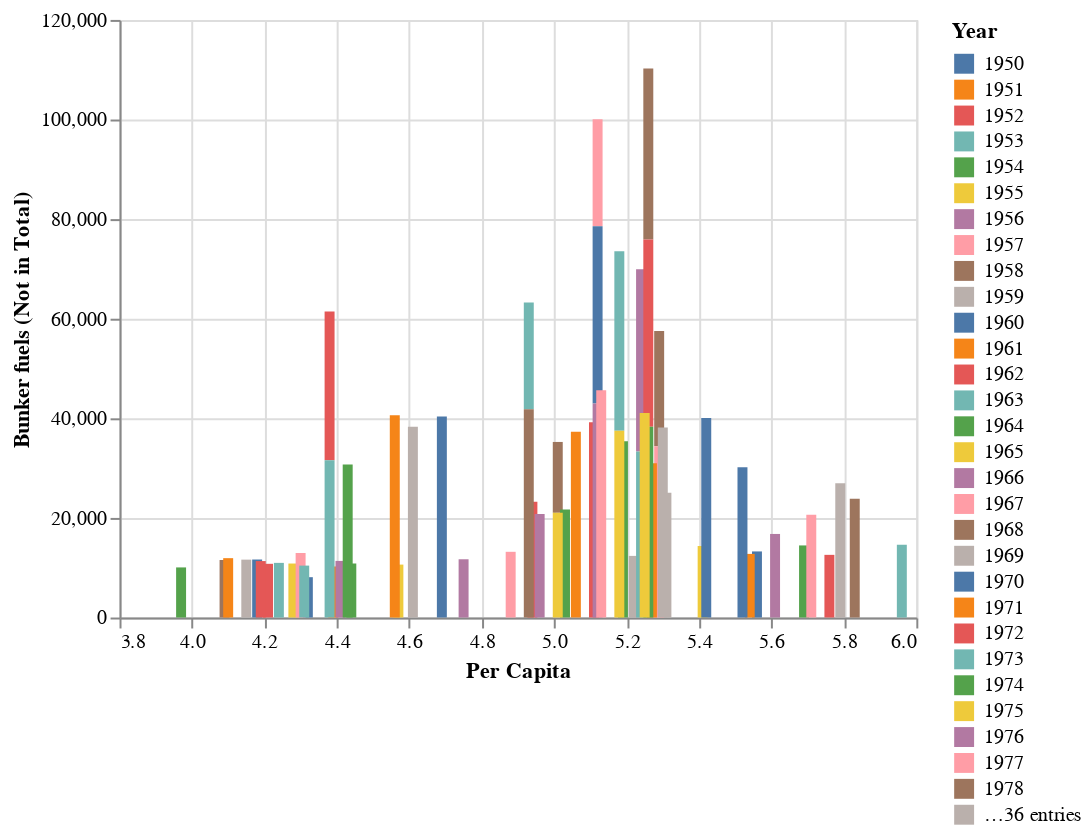

Source (notebook cell):
### Code cell
#bar graph comparing Bunker fuels (Not in Total) and per capita, categorized by year
alt.Chart(us_data).mark_bar().encode(
    x = 'Per Capita:Q',
    y="Bunker fuels (Not in Total):Q", 
    color = 'Year:N'
)

### Figure 1 — Vega-Lite specification as saved in the notebook (floating-point values rounded to 4 significant figures)
{"config": {"view": {"continuousWidth": 400, "continuousHeight": 300}}, "data": {"name": "data-421e92ba2ab9b8e4c9851be2d6217e0e"}, "mark": "bar", "encoding": {"color": {"type": "nominal", "field": "Year"}, "x": {"type": "quantitative", "field": "Per Capita"}, "y": {"type": "quantitative", "field": "Bunker fuels (Not in Total)"}}, "$schema": "https://vega.github.io/schema/vega-lite/v4.8.1.json", "datasets": {"data-421e92ba2ab9b8e4c9851be2d6217e0e": [{"Year": 1950, "Country": "UNITED STATES OF AMERICA", "Total": 692124, "Solid Fuel": 343131, "Liquid Fuel": 244760, "Gas Fuel": 87123, "Cement": 5341, "Gas Flaring": 11769, "Per Capita": 4.32, "Bunker fuels (Not in Total)": 8100}, {"Year": 1951, "Country": "UNITED STATES OF AMERICA", "Total": 712983, "Solid Fuel": 330676, "Liquid Fuel": 262189, "Gas Fuel": 102677, "Cement": 5786, "Gas Flaring": 11654, "Per Capita": 4.39, "Bunker fuels (Not in Total)": 10253}, {"Year": 1952, "Country": "UNITED STATES OF AMERICA", "Total": 694618, "Solid Fuel": 293170, "Liquid Fuel": 273190, "Gas Fuel": 109931, "Cement": 5860, "Gas Flaring": 12468, "Per Capita": 4.21, "Bunker fuels (Not in Total)": 10784}, {"Year": 1953, "Country": "UNITED STATES OF AMERICA", "Total": 711175, "Solid Fuel": 290927, "Liquid Fuel": 286594, "Gas Fuel": 115541, "Cement": 6209, "Gas Flaring": 11905, "Per Capita": 4.24, "Bunker fuels (Not in Total)": 10973}, {"Year": 1954, "Country": "UNITED STATES OF AMERICA", "Total": 677689, "Solid Fuel": 249303, "Liquid Fuel": 290178, "Gas Fuel": 121179, "Cement": 6398, "Gas Flaring": 10631, "Per Capita": 3.97, "Bunker fuels (Not in Total)": 10060}, {"Year": 1955, "Country": "UNITED STATES OF AMERICA", "Total": 742828, "Solid Fuel": 280082, "Liquid Fuel": 313292, "Gas Fuel": 130784, "Cement": 7304, "Gas Flaring": 11366, "Per Capita": 4.28, "Bunker fuels (Not in Total)": 10842}, {"Year": 1956, "Country": "UNITED STATES OF AMERICA", "Total": 778631, "Solid Fuel": 291582, "Liquid Fuel": 328544, "Gas Fuel": 138070, "Cement": 7735, "Gas Flaring": 12699, "Per Capita": 4.41, "Bunker fuels (Not in Total)": 11367}, {"Year": 1957, "Country": "UNITED STATES OF AMERICA", "Total": 772001, "Solid Fuel": 279498, "Liquid Fuel": 325781, "Gas Fuel": 147556, "Cement": 7278, "Gas Flaring": 11888, "Per Capita": 4.3, "Bunker fuels (Not in Total)": 12961}, {"Year": 1958, "Country": "UNITED STATES OF AMERICA", "Total": 748069, "Solid Fuel": 242452, "Liquid Fuel": 332982, "Gas Fuel": 155759, "Cement": 7570, "Gas Flaring": 9306, "Per Capita": 4.09, "Bunker fuels (Not in Total)": 11546}, {"Year": 1959, "Country": "UNITED STATES OF AMERICA", "Total": 770642, "Solid Fuel": 248629, "Liquid Fuel": 343465, "Gas Fuel": 161902, "Cement": 8251, "Gas Flaring": 8394, "Per Capita": 4.15, "Bunker fuels (Not in Total)": 11623}, {"Year": 1960, "Country": "UNITED STATES OF AMERICA", "Total": 788300, "Solid Fuel": 250536, "Liquid Fuel": 349790, "Gas Fuel": 171950, "Cement": 7750, "Gas Flaring": 8274, "Per Capita": 4.18, "Bunker fuels (Not in Total)": 11648}, {"Year": 1961, "Country": "UNITED STATES OF AMERICA", "Total": 785521, "Solid Fuel": 242206, "Liquid Fuel": 354071, "Gas Fuel": 173694, "Cement": 7854, "Gas Flaring": 7696, "Per Capita": 4.1, "Bunker fuels (Not in Total)": 11918}, {"Year": 1962, "Country": "UNITED STATES OF AMERICA", "Total": 814619, "Solid Fuel": 251315, "Liquid Fuel": 364287, "Gas Fuel": 184598, "Cement": 8163, "Gas Flaring": 6256, "Per Capita": 4.19, "Bunker fuels (Not in Total)": 11335}, {"Year": 1963, "Country": "UNITED STATES OF AMERICA", "Total": 850622, "Solid Fuel": 269380, "Liquid Fuel": 370976, "Gas Fuel": 196085, "Cement": 8545, "Gas Flaring": 5636, "Per Capita": 4.31, "Bunker fuels (Not in Total)": 10425}, {"Year": 1964, "Country": "UNITED STATES OF AMERICA", "Total": 887918, "Solid Fuel": 286347, "Liquid Fuel": 380436, "Gas Fuel": 207170, "Cement": 8939, "Gas Flaring": 5025, "Per Capita": 4.44, "Bunker fuels (Not in Total)": 10848}, {"Year": 1965, "Country": "UNITED STATES OF AMERICA", "Total": 924713, "Solid Fuel": 297658, "Liquid Fuel": 399752, "Gas Fuel": 213593, "Cement": 9019, "Gas Flaring": 4691, "Per Capita": 4.57, "Bunker fuels (Not in Total)": 10627}, {"Year": 1966, "Country": "UNITED STATES OF AMERICA", "Total": 971333, "Solid Fuel": 309148, "Liquid Fuel": 417484, "Gas Fuel": 229860, "Cement": 9319, "Gas Flaring": 5522, "Per Capita": 4.75, "Bunker fuels (Not in Total)": 11697}, {"Year": 1967, "Country": "UNITED STATES OF AMERICA", "Total": 1007829, "Solid Fuel": 317426, "Liquid Fuel": 433732, "Gas Fuel": 240525, "Cement": 8945, "Gas Flaring": 7201, "Per Capita": 4.88, "Bunker fuels (Not in Total)": 13196}, {"Year": 1968, "Country": "UNITED STATES OF AMERICA", "Total": 1044820, "Solid Fuel": 311027, "Liquid Fuel": 461087, "Gas Fuel": 255557, "Cement": 9557, "Gas Flaring": 7592, "Per Capita": 5.01, "Bunker fuels (Not in Total)": 14224}, {"Year": 1969, "Country": "UNITED STATES OF AMERICA", "Total": 1097559, "Solid Fuel": 316048, "Liquid Fuel": 486252, "Gas Fuel": 277861, "Cement": 9670, "Gas Flaring": 7728, "Per Capita": 5.22, "Bunker fuels (Not in Total)": 12374}, {"Year": 1970, "Country": "UNITED STATES OF AMERICA", "Total": 1180503, "Solid Fuel": 318802, "Liquid Fuel": 556245, "Gas Fuel": 289086, "Cement": 9206, "Gas Flaring": 7164, "Per Capita": 5.56, "Bunker fuels (Not in Total)": 13270}, {"Year": 1971, "Country": "UNITED STATES OF AMERICA", "Total": 1188102, "Solid Fuel": 302240, "Liquid Fuel": 572409, "Gas Fuel": 299380, "Cement": 9909, "Gas Flaring": 4165, "Per Capita": 5.54, "Bunker fuels (Not in Total)": 12774}, {"Year": 1972, "Country": "UNITED STATES OF AMERICA", "Total": 1244874, "Solid Fuel": 306998, "Liquid Fuel": 619316, "Gas Fuel": 304496, "Cement": 10432, "Gas Flaring": 3632, "Per Capita": 5.76, "Bunker fuels (Not in Total)": 12584}, {"Year": 1973, "Country": "UNITED STATES OF AMERICA", "Total": 1300844, "Solid Fuel": 330391, "Liquid Fuel": 654881, "Gas Fuel": 301168, "Cement": 10805, "Gas Flaring": 3599, "Per Capita": 5.96, "Bunker fuels (Not in Total)": 14614}, {"Year": 1974, "Country": "UNITED STATES OF AMERICA", "Total": 1254019, "Solid Fuel": 326496, "Liquid Fuel": 627704, "Gas Fuel": 287164, "Cement": 10226, "Gas Flaring": 2429, "Per Capita": 5.69, "Bunker fuels (Not in Total)": 14475}, {"Year": 1975, "Country": "UNITED STATES OF AMERICA", "Total": 1201617, "Solid Fuel": 314200, "Liquid Fuel": 609917, "Gas Fuel": 266957, "Cement": 8602, "Gas Flaring": 1941, "Per Capita": 5.41, "Bunker fuels (Not in Total)": 14355}, {"Year": 1976, "Country": "UNITED STATES OF AMERICA", "Total": 1258004, "Solid Fuel": 347823, "Liquid Fuel": 627574, "Gas Fuel": 271413, "Cement": 9191, "Gas Flaring": 2003, "Per Capita": 5.61, "Bunker fuels (Not in Total)": 16780}, {"Year": 1977, "Country": "UNITED STATES OF AMERICA", "Total": 1293235, "Solid Fuel": 351898, "Liquid Fuel": 666681, "Gas Fuel": 262797, "Cement": 9877, "Gas Flaring": 1982, "Per Capita": 5.71, "Bunker fuels (Not in Total)": 20623}, {"Year": 1978, "Country": "UNITED STATES OF AMERICA", "Total": 1333750, "Solid Fuel": 373171, "Liquid Fuel": 680284, "Gas Fuel": 267531, "Cement": 10546, "Gas Flaring": 2217, "Per Capita": 5.83, "Bunker fuels (Not in Total)": 23859}, {"Year": 1979, "Country": "UNITED STATES OF AMERICA", "Total": 1336732, "Solid Fuel": 386122, "Liquid Fuel": 660568, "Gas Fuel": 277023, "Cement": 10599, "Gas Flaring": 2420, "Per Capita": 5.79, "Bunker fuels (Not in Total)": 26979}, {"Year": 1980, "Country": "UNITED STATES OF AMERICA", "Total": 1288031, "Solid Fuel": 398480, "Liquid Fuel": 604997, "Gas Fuel": 273264, "Cement": 9464, "Gas Flaring": 1826, "Per Capita": 5.52, "Bunker fuels (Not in Total)": 30191}, {"Year": 1981, "Country": "UNITED STATES OF AMERICA", "Total": 1236924, "Solid Fuel": 406232, "Liquid Fuel": 555550, "Gas Fuel": 264716, "Cement": 8998, "Gas Flaring": 1428, "Per Capita": 5.25, "Bunker fuels (Not in Total)": 27835}, {"Year": 1982, "Country": "UNITED STATES OF AMERICA", "Total": 1174461, "Solid Fuel": 392268, "Liquid Fuel": 526507, "Gas Fuel": 246386, "Cement": 7938, "Gas Flaring": 1362, "Per Capita": 4.94, "Bunker fuels (Not in Total)": 23252}, {"Year": 1983, "Country": "UNITED STATES OF AMERICA", "Total": 1184041, "Solid Fuel": 413986, "Liquid Fuel": 525822, "Gas Fuel": 234041, "Cement": 8803, "Gas Flaring": 1389, "Per Capita": 4.93, "Bunker fuels (Not in Total)": 21424}, {"Year": 1984, "Country": "UNITED STATES OF AMERICA", "Total": 1220396, "Solid Fuel": 432885, "Liquid Fuel": 534345, "Gas Fuel": 241877, "Cement": 9710, "Gas Flaring": 1580, "Per Capita": 5.03, "Bunker fuels (Not in Total)": 21704}, {"Year": 1985, "Country": "UNITED STATES OF AMERICA", "Total": 1225131, "Solid Fuel": 443963, "Liquid Fuel": 535338, "Gas Fuel": 234710, "Cement": 9729, "Gas Flaring": 1392, "Per Capita": 5.01, "Bunker fuels (Not in Total)": 21032}, {"Year": 1986, "Country": "UNITED STATES OF AMERICA", "Total": 1225924, "Solid Fuel": 433532, "Liquid Fuel": 558180, "Gas Fuel": 222922, "Cement": 9860, "Gas Flaring": 1431, "Per Capita": 4.96, "Bunker fuels (Not in Total)": 20779}, {"Year": 1987, "Country": "UNITED STATES OF AMERICA", "Total": 1278531, "Solid Fuel": 458737, "Liquid Fuel": 572098, "Gas Fuel": 236077, "Cement": 9809, "Gas Flaring": 1810, "Per Capita": 5.12, "Bunker fuels (Not in Total)": 21517}, {"Year": 1988, "Country": "UNITED STATES OF AMERICA", "Total": 1334204, "Solid Fuel": 480051, "Liquid Fuel": 594950, "Gas Fuel": 247462, "Cement": 9655, "Gas Flaring": 2086, "Per Capita": 5.29, "Bunker fuels (Not in Total)": 23133}, {"Year": 1989, "Country": "UNITED STATES OF AMERICA", "Total": 1351263, "Solid Fuel": 490381, "Liquid Fuel": 592998, "Gas Fuel": 256119, "Cement": 9692, "Gas Flaring": 2073, "Per Capita": 5.31, "Bunker fuels (Not in Total)": 25070}, {"Year": 1990, "Country": "UNITED STATES OF AMERICA", "Total": 1315354, "Solid Fuel": 485909, "Liquid Fuel": 543736, "Gas Fuel": 273788, "Cement": 9710, "Gas Flaring": 2211, "Per Capita": 5.12, "Bunker fuels (Not in Total)": 35600}, {"Year": 1991, "Country": "UNITED STATES OF AMERICA", "Total": 1314657, "Solid Fuel": 481567, "Liquid Fuel": 534850, "Gas Fuel": 286432, "Cement": 9311, "Gas Flaring": 2498, "Per Capita": 5.06, "Bunker fuels (Not in Total)": 37321}, {"Year": 1992, "Country": "UNITED STATES OF AMERICA", "Total": 1338842, "Solid Fuel": 487569, "Liquid Fuel": 547108, "Gas Fuel": 292063, "Cement": 9640, "Gas Flaring": 2462, "Per Capita": 5.11, "Bunker fuels (Not in Total)": 39201}, {"Year": 1993, "Country": "UNITED STATES OF AMERICA", "Total": 1371332, "Solid Fuel": 499183, "Liquid Fuel": 558273, "Gas Fuel": 300327, "Cement": 10216, "Gas Flaring": 3333, "Per Capita": 5.18, "Bunker fuels (Not in Total)": 36039}, {"Year": 1994, "Country": "UNITED STATES OF AMERICA", "Total": 1389243, "Solid Fuel": 502433, "Liquid Fuel": 566208, "Gas Fuel": 306454, "Cement": 10792, "Gas Flaring": 3356, "Per Capita": 5.19, "Bunker fuels (Not in Total)": 35397}, {"Year": 1995, "Country": "UNITED STATES OF AMERICA", "Total": 1399760, "Solid Fuel": 501826, "Liquid Fuel": 566173, "Gas Fuel": 316938, "Cement": 10652, "Gas Flaring": 4171, "Per Capita": 5.18, "Bunker fuels (Not in Total)": 37502}, {"Year": 1996, "Country": "UNITED STATES OF AMERICA", "Total": 1432264, "Solid Fuel": 520930, "Liquid Fuel": 582071, "Gas Fuel": 314272, "Cement": 10991, "Gas Flaring": 4000, "Per Capita": 5.24, "Bunker fuels (Not in Total)": 36585}, {"Year": 1997, "Country": "UNITED STATES OF AMERICA", "Total": 1464062, "Solid Fuel": 535352, "Liquid Fuel": 596852, "Gas Fuel": 316631, "Cement": 11459, "Gas Flaring": 3768, "Per Capita": 5.29, "Bunker fuels (Not in Total)": 34392}, {"Year": 1998, "Country": "UNITED STATES OF AMERICA", "Total": 1472869, "Solid Fuel": 538390, "Liquid Fuel": 609824, "Gas Fuel": 311509, "Cement": 11631, "Gas Flaring": 1514, "Per Capita": 5.26, "Bunker fuels (Not in Total)": 34316}, {"Year": 1999, "Country": "UNITED STATES OF AMERICA", "Total": 1501137, "Solid Fuel": 541784, "Liquid Fuel": 618335, "Gas Fuel": 327459, "Cement": 11938, "Gas Flaring": 1621, "Per Capita": 5.3, "Bunker fuels (Not in Total)": 38142}, {"Year": 2000, "Country": "UNITED STATES OF AMERICA", "Total": 1552682, "Solid Fuel": 564757, "Liquid Fuel": 632129, "Gas Fuel": 342282, "Cement": 12173, "Gas Flaring": 1341, "Per Capita": 5.42, "Bunker fuels (Not in Total)": 40072}, {"Year": 2001, "Country": "UNITED STATES OF AMERICA", "Total": 1525987, "Solid Fuel": 555810, "Liquid Fuel": 634801, "Gas Fuel": 321651, "Cement": 12301, "Gas Flaring": 1425, "Per Capita": 5.27, "Bunker fuels (Not in Total)": 30972}, {"Year": 2002, "Country": "UNITED STATES OF AMERICA", "Total": 1538399, "Solid Fuel": 561866, "Liquid Fuel": 628411, "Gas Fuel": 334252, "Cement": 12412, "Gas Flaring": 1458, "Per Capita": 5.26, "Bunker fuels (Not in Total)": 37633}, {"Year": 2003, "Country": "UNITED STATES OF AMERICA", "Total": 1547778, "Solid Fuel": 560926, "Liquid Fuel": 648067, "Gas Fuel": 324514, "Cement": 12829, "Gas Flaring": 1442, "Per Capita": 5.24, "Bunker fuels (Not in Total)": 33335}, {"Year": 2004, "Country": "UNITED STATES OF AMERICA", "Total": 1569696, "Solid Fuel": 573935, "Liquid Fuel": 662168, "Gas Fuel": 318710, "Cement": 13466, "Gas Flaring": 1417, "Per Capita": 5.26, "Bunker fuels (Not in Total)": 38293}, {"Year": 2005, "Country": "UNITED STATES OF AMERICA", "Total": 1578873, "Solid Fuel": 579104, "Liquid Fuel": 667143, "Gas Fuel": 317152, "Cement": 13723, "Gas Flaring": 1751, "Per Capita": 5.25, "Bunker fuels (Not in Total)": 41091}, {"Year": 2006, "Country": "UNITED STATES OF AMERICA", "Total": 1553664, "Solid Fuel": 571099, "Liquid Fuel": 653101, "Gas Fuel": 313999, "Cement": 13561, "Gas Flaring": 1903, "Per Capita": 5.12, "Bunker fuels (Not in Total)": 42954}, {"Year": 2007, "Country": "UNITED STATES OF AMERICA", "Total": 1578683, "Solid Fuel": 575692, "Liquid Fuel": 648278, "Gas Fuel": 339433, "Cement": 13172, "Gas Flaring": 2109, "Per Capita": 5.13, "Bunker fuels (Not in Total)": 45630}, {"Year": 2008, "Country": "UNITED STATES OF AMERICA", "Total": 1530982, "Solid Fuel": 566810, "Liquid Fuel": 611445, "Gas Fuel": 338359, "Cement": 11915, "Gas Flaring": 2453, "Per Capita": 4.93, "Bunker fuels (Not in Total)": 41815}, {"Year": 2009, "Country": "UNITED STATES OF AMERICA", "Total": 1435371, "Solid Fuel": 502323, "Liquid Fuel": 586926, "Gas Fuel": 334871, "Cement": 8819, "Gas Flaring": 2431, "Per Capita": 4.61, "Bunker fuels (Not in Total)": 38301}, {"Year": 2010, "Country": "UNITED STATES OF AMERICA", "Total": 1471375, "Solid Fuel": 521330, "Liquid Fuel": 590751, "Gas Fuel": 347716, "Cement": 9139, "Gas Flaring": 2439, "Per Capita": 4.69, "Bunker fuels (Not in Total)": 40388}, {"Year": 2011, "Country": "UNITED STATES OF AMERICA", "Total": 1442509, "Solid Fuel": 498720, "Liquid Fuel": 575746, "Gas Fuel": 355630, "Cement": 9335, "Gas Flaring": 3079, "Per Capita": 4.56, "Bunker fuels (Not in Total)": 40600}, {"Year": 2012, "Country": "UNITED STATES OF AMERICA", "Total": 1396083, "Solid Fuel": 443904, "Liquid Fuel": 566582, "Gas Fuel": 372277, "Cement": 10191, "Gas Flaring": 3129, "Per Capita": 4.38, "Bunker fuels (Not in Total)": 29859}, {"Year": 2013, "Country": "UNITED STATES OF AMERICA", "Total": 1406916, "Solid Fuel": 450641, "Liquid Fuel": 562260, "Gas Fuel": 379659, "Cement": 10528, "Gas Flaring": 3828, "Per Capita": 4.38, "Bunker fuels (Not in Total)": 31592}, {"Year": 2014, "Country": "UNITED STATES OF AMERICA", "Total": 1432855, "Solid Fuel": 450047, "Liquid Fuel": 576531, "Gas Fuel": 390719, "Cement": 11314, "Gas Flaring": 4244, "Per Capita": 4.43, "Bunker fuels (Not in Total)": 30722}]}}
